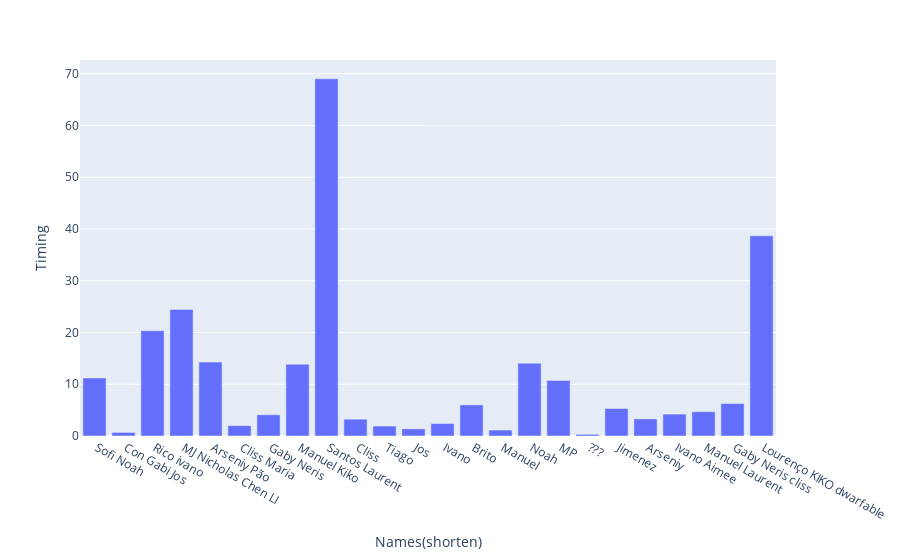

Notebook cell for this chart:
### Code cell
fig = px.bar(df, x=' Names(shorten)', y=' Timing')
fig.show()

### Figure 1 — Plotly figure (JSON) as saved in the notebook; plotly's stock layout.template omitted (floating-point values rounded to 4 significant figures)
{"data": [{"alignmentgroup": "True", "hovertemplate": " Names(shorten)=%{x}<br> Timing=%{y}<extra></extra>", "legendgroup": "", "marker": {"color": "#636efa", "pattern": {"shape": ""}}, "name": "", "offsetgroup": "", "orientation": "v", "showlegend": false, "textposition": "auto", "type": "bar", "x": [" Sofi Noah", " Con Gabi Jos", " Rico ivano", " MJ Nicholas Chen LI", " Arseniy Pão", " Cliss Maria", " Gaby Neris", " Manuel Kiko", " Santos Laurent", " Cliss", " Tiago", " Jos", " Ivano", " Brito", " Manuel", " Noah", " MP", " ???", " Jimenez", " Arseniy", " Ivano Aimee", " Manuel Laurent", " Gaby Neris cliss", " Lourenço KIKO dwarfable"], "xaxis": "x", "y": [11.21, 0.69, 20.34, 24.46, 14.28, 2, 4.1, 13.87, 69.03, 3.25, 1.92, 1.38, 2.41, 6.02, 1.15, 14.06, 10.74, 0.32, 5.31, 3.3, 4.23, 4.69, 6.27, 38.68], "yaxis": "y"}], "layout": {"barmode": "relative", "legend": {"tracegroupgap": 0}, "margin": {"t": 60}, "xaxis": {"anchor": "y", "domain": [0, 1], "title": {"text": " Names(shorten)"}}, "yaxis": {"anchor": "x", "domain": [0, 1], "title": {"text": " Timing"}}}}
